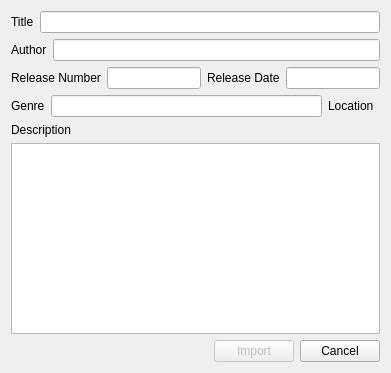
<?xml version="1.0" encoding="UTF-8"?>
<ui version="4.0">
 <class>importDialog</class>
 <widget class="QDialog" name="importDialog">
  <property name="geometry">
   <rect>
    <x>0</x>
    <y>0</y>
    <width>391</width>
    <height>373</height>
   </rect>
  </property>
  <property name="windowTitle">
   <string>Import New Books</string>
  </property>
  <layout class="QGridLayout" name="gridLayout">
   <item row="0" column="0">
    <layout class="QHBoxLayout" name="horizontalLayout">
     <item>
      <widget class="QLabel" name="label">
       <property name="text">
        <string>Title</string>
       </property>
       <property name="buddy">
        <cstring>titleEdit</cstring>
       </property>
      </widget>
     </item>
     <item>
      <widget class="KLineEdit" name="titleEdit">
       <property name="toolTip">
        <string/>
       </property>
      </widget>
     </item>
    </layout>
   </item>
   <item row="1" column="0">
    <layout class="QHBoxLayout" name="horizontalLayout_2">
     <item>
      <widget class="QLabel" name="label_2">
       <property name="text">
        <string>Author</string>
       </property>
       <property name="buddy">
        <cstring>authorEdit</cstring>
       </property>
      </widget>
     </item>
     <item>
      <widget class="KLineEdit" name="authorEdit"/>
     </item>
    </layout>
   </item>
   <item row="2" column="0">
    <layout class="QHBoxLayout" name="horizontalLayout_5">
     <item>
      <layout class="QHBoxLayout" name="horizontalLayout_3">
       <item>
        <widget class="QLabel" name="label_3">
         <property name="text">
          <string>Release Number</string>
         </property>
         <property name="buddy">
          <cstring>relNumEdit</cstring>
         </property>
        </widget>
       </item>
       <item>
        <widget class="KLineEdit" name="relNumEdit"/>
       </item>
      </layout>
     </item>
     <item>
      <layout class="QHBoxLayout" name="horizontalLayout_4">
       <item>
        <widget class="QLabel" name="label_4">
         <property name="text">
          <string>Release Date</string>
         </property>
         <property name="buddy">
          <cstring>relDateEdit</cstring>
         </property>
        </widget>
       </item>
       <item>
        <widget class="KLineEdit" name="relDateEdit"/>
       </item>
      </layout>
     </item>
    </layout>
   </item>
   <item row="3" column="0">
    <layout class="QHBoxLayout" name="horizontalLayout_6">
     <item>
      <widget class="QLabel" name="label_5">
       <property name="text">
        <string>Genre</string>
       </property>
       <property name="buddy">
        <cstring>genreEdit</cstring>
       </property>
      </widget>
     </item>
     <item>
      <widget class="KLineEdit" name="genreEdit"/>
     </item>
     <item>
      <widget class="QLabel" name="label_7">
       <property name="text">
        <string>Location</string>
       </property>
       <property name="buddy">
        <cstring>locationUrlRequestor</cstring>
       </property>
      </widget>
     </item>
     <item>
      <widget class="KUrlRequester" name="locationUrlRequestor"/>
     </item>
    </layout>
   </item>
   <item row="4" column="0">
    <layout class="QVBoxLayout" name="verticalLayout">
     <item>
      <widget class="QLabel" name="label_6">
       <property name="text">
        <string>Description</string>
       </property>
      </widget>
     </item>
     <item>
      <widget class="KTextEdit" name="descEdit">
       <property name="sizePolicy">
        <sizepolicy hsizetype="Expanding" vsizetype="Minimum">
         <horstretch>0</horstretch>
         <verstretch>0</verstretch>
        </sizepolicy>
       </property>
       <property name="minimumSize">
        <size>
         <width>0</width>
         <height>50</height>
        </size>
       </property>
      </widget>
     </item>
    </layout>
   </item>
   <item row="5" column="0">
    <layout class="QHBoxLayout" name="horizontalLayout_7">
     <item>
      <spacer name="horizontalSpacer">
       <property name="orientation">
        <enum>Qt::Horizontal</enum>
       </property>
       <property name="sizeHint" stdset="0">
        <size>
         <width>40</width>
         <height>20</height>
        </size>
       </property>
      </spacer>
     </item>
     <item>
      <widget class="KPushButton" name="ImportButton">
       <property name="enabled">
        <bool>false</bool>
       </property>
       <property name="text">
        <string>Import</string>
       </property>
      </widget>
     </item>
     <item>
      <widget class="KPushButton" name="cancelButton">
       <property name="text">
        <string>Cancel</string>
       </property>
      </widget>
     </item>
    </layout>
   </item>
  </layout>
 </widget>
 <customwidgets>
  <customwidget>
   <class>KUrlRequester</class>
   <extends>QFrame</extends>
   <header>kurlrequester.h</header>
  </customwidget>
  <customwidget>
   <class>KPushButton</class>
   <extends>QPushButton</extends>
   <header>kpushbutton.h</header>
  </customwidget>
  <customwidget>
   <class>KLineEdit</class>
   <extends>QLineEdit</extends>
   <header>klineedit.h</header>
  </customwidget>
  <customwidget>
   <class>KTextEdit</class>
   <extends>QTextEdit</extends>
   <header>ktextedit.h</header>
  </customwidget>
 </customwidgets>
 <tabstops>
  <tabstop>titleEdit</tabstop>
  <tabstop>relNumEdit</tabstop>
  <tabstop>relDateEdit</tabstop>
  <tabstop>genreEdit</tabstop>
  <tabstop>locationUrlRequestor</tabstop>
  <tabstop>ImportButton</tabstop>
  <tabstop>cancelButton</tabstop>
 </tabstops>
 <resources/>
 <connections>
  <connection>
   <sender>cancelButton</sender>
   <signal>clicked()</signal>
   <receiver>importDialog</receiver>
   <slot>reject()</slot>
   <hints>
    <hint type="sourcelabel">
     <x>350</x>
     <y>356</y>
    </hint>
    <hint type="destinationlabel">
     <x>185</x>
     <y>357</y>
    </hint>
   </hints>
  </connection>
 </connections>
</ui>
